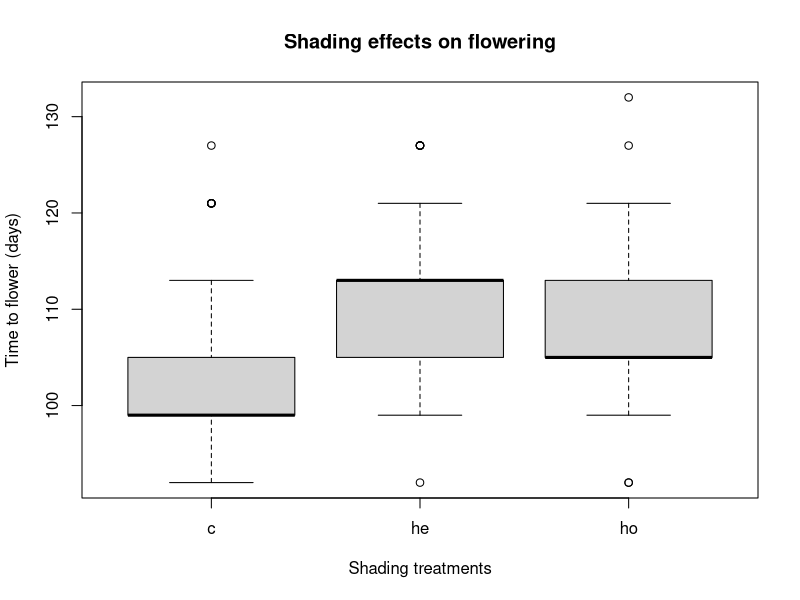
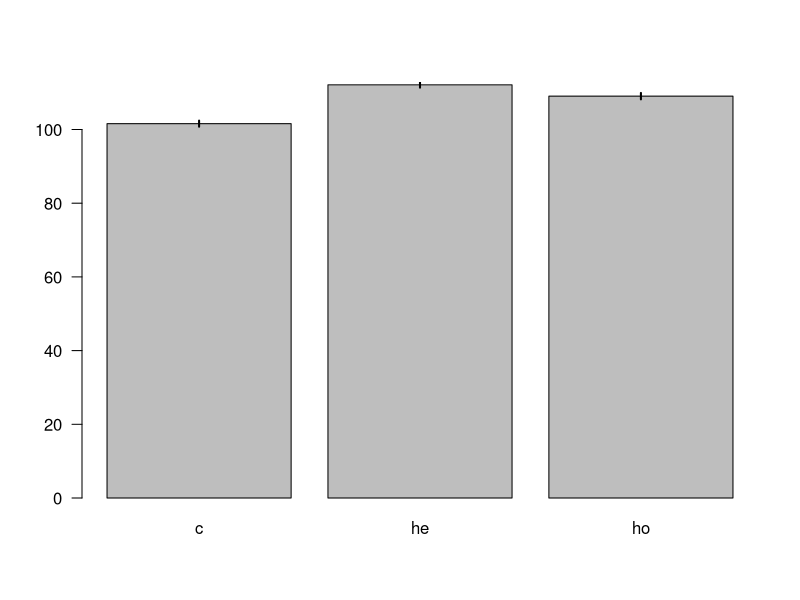

These charts were generated, in order, by the following R code:
## ---- chunk 1
# data wrangling
# read.csv ideally takes cares of data type, but some times it fails to recognize the values.
# Your NA strings in the csv file, N/A, are interpreted as character and then the whole column is converted to character(https://stackoverflow.com/questions/20060706).
greenhouse_data <- read.csv('data/Greenhouse_data_TH/het data-Table 1.csv',header = TRUE,as.is = TRUE,na.strings = "n/a")
str(greenhouse_data)
## ---- chunk 2
summary(greenhouse_data)
## ---- chunk 3
# Lets look at avaliable treatments
unique(greenhouse_data$treatment)
## ---- chunk 4
# In the experiment, these are the treatment groups, but what are those , and why are they here.
# Lets look at the researcher's real question - "I wanted to know whether these differences in responses to shading can be traced back to differences inlight availability in the ﬁeld". So, to setup the scenarios so to speak, she needed to simulate different growing conditions

#c, control; he, heterogeneous shading; ho, homogeneous shading



# 
## ---- chunk 5
# For our purpose, we will consider one question
# Time to ﬁrst ﬂowering was determined as the number of days between planting and ﬁrst ﬂowering



## ---- chunk 6
# Note - na.rm	a logical value indicating whether NA values should be stripped before the computation proceeds.
mean.c <- mean(greenhouse_data[greenhouse_data$treatment=='c','first.flower'],na.rm=TRUE)
mean.he <- mean(greenhouse_data[greenhouse_data$treatment=='he','first.flower'],na.rm=TRUE)
mean.ho <- mean(greenhouse_data[greenhouse_data$treatment=='ho','first.flower'],na.rm=TRUE)

treatmentxflowering_means <- c(mean.c,mean.he,mean.ho)
treatmentxflowering_means
# W
## ---- chunk 7
# Do a box plot to confirm your means
boxplot(first.flower~treatment,data=greenhouse_data, main="Shading effects on flowering", 
  	xlab="Shading treatments", ylab="Time to flower (days)")
## ---- chunk 8
t.test(greenhouse_data[greenhouse_data$treatment=='c','first.flower'],greenhouse_data[greenhouse_data$treatment=='he','first.flower'],alternative = "two.sided",conf.level = 0.95)
## ---- chunk 9
se <- function(x) sqrt(var(x,na.rm = TRUE)/length(x))
treatmentxflowering_se <- c(se(greenhouse_data[greenhouse_data$treatment=='c','first.flower']),
                            se(greenhouse_data[greenhouse_data$treatment=='he','first.flower']),
                            se(greenhouse_data[greenhouse_data$treatment=='ho','first.flower']))

top_SE <- max(treatmentxflowering_means+treatmentxflowering_se*2)
treatments <- c("c", "he", "ho")
barCenters <- barplot(treatmentxflowering_means, names.arg=treatments, col="gray", las=1, ylim=c(0,top_SE))
segments(barCenters, treatmentxflowering_means-treatmentxflowering_se*2, barCenters, treatmentxflowering_means+treatmentxflowering_se*2, lwd=2)
## ---- chunk 10
# We added the error bars
# Lets test anova for 

